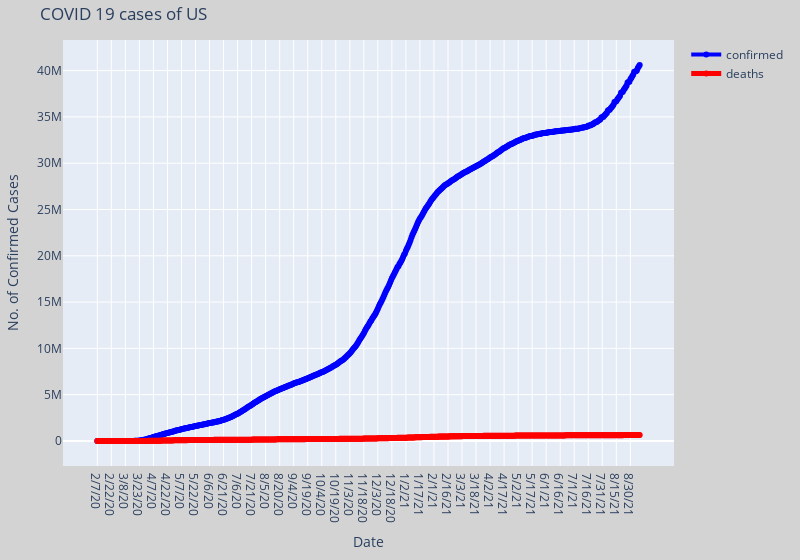

Notebook code for this chart:
### Code cell
import plotly.graph_objects as go

def plot_cases_of_a_country(country):
    labels = ['confirmed', 'deaths']
    colors = ['blue', 'red']
    mode_size = [6, 8]
    line_size = [4, 5]
    
    df_list = [confirmed_df, death_df]
    
    fig = go.Figure();
    
    for i, df in enumerate(df_list):
        if country == 'World' or country == 'world':
            x_data = np.array(list(df.iloc[:, 20:].columns))
            y_data = np.sum(np.asarray(df.iloc[:,4:]),axis = 0)
            
        else:    
            x_data = np.array(list(df.iloc[:, 20:].columns))
            y_data = np.sum(np.asarray(df[df['country'] == country].iloc[:,20:]),axis = 0)
        print(i)
        fig.add_trace(go.Scatter(x=x_data, y=y_data, mode='lines+markers',
        name=labels[i],
        line=dict(color=colors[i], width=line_size[i]),
        connectgaps=True,
        text = "Total " + str(labels[i]) +": "+ str(y_data[-1])
        ));
    
    fig.update_layout(
        title="COVID 19 cases of " + country,
        xaxis_title='Date',
        yaxis_title='No. of Confirmed Cases',
        margin=dict(l=20, r=20, t=40, b=20),
        paper_bgcolor="lightgrey",
        width = 800,
        
    );
    
    fig.update_yaxes(type="linear")
    fig.show();


plot_cases_of_a_country('US')
#interact(plot_cases_of_a_country,country='world');

### Figure 1 — Plotly figure (JSON) as saved in the notebook; plotly's stock layout.template omitted (floating-point values rounded to 4 significant figures; data arrays with more than 128 entries replaced by an {"elided": "..."} marker saying what was removed)
{"data": [{"connectgaps": true, "line": {"color": "blue", "width": 4}, "mode": "lines+markers", "name": "confirmed", "text": "Total confirmed: 40601792", "type": "scatter", "x": {"elided": "581 str values"}, "y": {"elided": "581 int values"}}, {"connectgaps": true, "line": {"color": "red", "width": 5}, "mode": "lines+markers", "name": "deaths", "text": "Total deaths: 654583", "type": "scatter", "x": {"elided": "581 str values"}, "y": {"elided": "581 int values"}}], "layout": {"margin": {"b": 20, "l": 20, "r": 20, "t": 40}, "paper_bgcolor": "lightgrey", "title": {"text": "COVID 19 cases of US"}, "width": 800, "xaxis": {"title": {"text": "Date"}}, "yaxis": {"title": {"text": "No. of Confirmed Cases"}, "type": "linear"}}}
